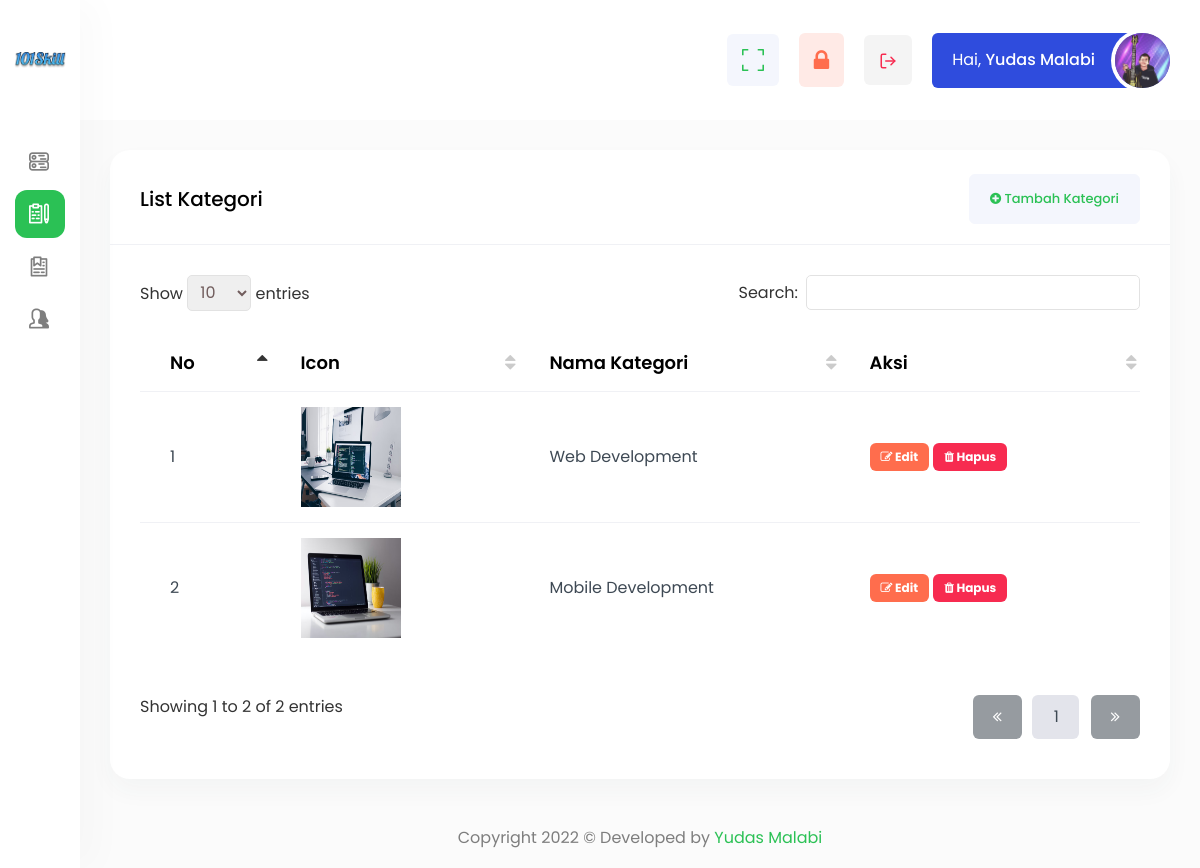
The page /index.php?page=dashboard&content=category&menu=list (signed in) on the database its author committed.
### tables this page shows
CREATE TABLE `user` (
  `id` int(11) NOT NULL,
  `email` varchar(150) NOT NULL,
  `password` text NOT NULL,
  `name` varchar(50) NOT NULL,
  `phone_number` varchar(15) NOT NULL,
  `address` text DEFAULT NULL,
  `photo` text NOT NULL DEFAULT 'default.png',
  `role` enum('admin','public') NOT NULL,
  `created_at` timestamp NOT NULL DEFAULT current_timestamp(),
  `updated_at` timestamp NOT NULL DEFAULT current_timestamp() ON UPDATE current_timestamp()
);

CREATE TABLE `categories` (
  `id` int(11) NOT NULL,
  `icon` text NOT NULL,
  `name` varchar(150) NOT NULL,
  `created_at` timestamp NOT NULL DEFAULT current_timestamp(),
  `updated_at` timestamp NOT NULL DEFAULT current_timestamp() ON UPDATE current_timestamp()
);

### index.php (called while the page is built, shortened)
<?php
new Router();

### app/helpers/uriHelper.php (called while the page is built, shortened)
<?php
class uriHelper
{
    private $base_url = "http://localhost/101skill/";
    public function baseUrl(string $url = null): string
    {
        return $this->base_url . $url;
    }
    public function assetUrl(string $url = null): string
    {
        return $this->base_url . "assets/" . $url;
    }
}
$uriHelper = new uriHelper();

### configs/Config.php (called while the page is built, shortened)
<?php
class Config
{
    private $server = "localhost";
    private $user = "root";
    private $pass = "";
    private $database = "db_skill";
    public function connect_database(): void
    {
        $this->db = new mysqli($this->server, $this->user, $this->pass, $this->database);
    }
}

### app/controllers/UserController.php (called while the page is built, shortened)
<?php
require_once __DIR__ . "/../../configs/Config.php";
require_once __DIR__ . "/../../models/UserModel.php";
class UserController
{
    private $userModel;
    function __construct()
    {
        $this->userModel = new UserModel();
    }
    public function getUser(): array
    {
        return $this->userModel->getCurrentUser();
    }
}

### models/UserModel.php (called while the page is built, shortened)
<?php
require_once __DIR__ . "/../configs/Config.php";
class UserModel extends Config
{
    public function getCurrentUser(): array
    {
        $arr        = array();
        $id         = $_SESSION['user_id'];
        $fetch      = $this->db->query("SELECT * FROM user WHERE id = '$id'")->fetch_object();
        $arr['user_id']         = $fetch->id;
        $arr['address']         = $fetch->address;
        $arr['email']           = $fetch->email;
        $arr['name']            = $fetch->name;
        $arr['phone_number']    = $fetch->phone_number;
        $arr['photo']           = $fetch->photo;
        return $arr;
    }
}

### app/controllers/CategoryController.php (called while the page is built, shortened)
<?php
require_once __DIR__ . "/../../models/CategoryModel.php";
class CategoryController extends Controller implements FormInterface
{
    private $categoryModel;
    function __construct()
    {
        $this->categoryModel = new CategoryModel();
    }
    public function getAll(): array
    {
        return $this->categoryModel->getAll();
    }
}

### models/CategoryModel.php (called while the page is built, shortened)
<?php
require_once __DIR__ . "/../configs/Config.php";
class CategoryModel extends Config implements ModelInterface
{
    public function getAll(): array
    {
        $arr = array();
        $sql = $this->db->query("SELECT * FROM categories");
        while ($data = $sql->fetch_object()) {
            $arr[] = $data;
        }
        return $arr;
    }
}

### views/public/dashboard/category/list.php (the view)
<?php
require_once __DIR__ . "/../../../layouts/dashboard/sidebar.php";
require_once __DIR__ . "/../../../../app/controllers/CategoryController.php";
$category = new CategoryController();
?>
<div class="content-body">
    <div class="container-fluid">
        <div class="row">
            <div class="col-12">
                <div class="card">
                    <div class="card-header">
                        <h4 class="card-title">List Kategori</h4>
                        <a href="<?= $uriHelper->baseUrl("index.php?page=dashboard&content=category&menu=add") ?>" class="btn btn-primary light btn-md"><i class="fa fa-plus-circle"></i> Tambah Kategori</a>
                    </div>
                    <div class="card-body">
                        <div class="table-responsive">
                            <table id="example" class="display" style="min-width: 845px">
                                <thead>
                                    <tr>
                                        <th>No</th>
                                        <th>Icon</th>
                                        <th>Nama Kategori</th>
                                        <th>Aksi</th>
                                    </tr>
                                </thead>
                                <tbody>
                                    <?php
                                    $i = 1;
                                    foreach ($category->getAll() as $list) : ?>
                                        <tr>
                                            <td><?= $i; ?></td>
                                            <td><img height="100" width="100" src="<?= $uriHelper->baseUrl('assets/images/categories/' . $list->icon) ?>" alt="<?= $list->name; ?>"></td>
                                            <td><?= $list->name ?></td>
                                            <td>
                                                <a href="<?= $uriHelper->baseUrl("index.php?page=dashboard&content=category&menu=edit&id=" . $list->id) ?>" class="badge badge-warning"><i class="fa fa-edit"></i> Edit</a>
                                                <a href="<?= $uriHelper->baseUrl("index.php?page=dashboard&content=category&menu=delete&id=" . $list->id) ?>" class="badge badge-danger hapus"><i class="fa fa-trash"></i> Hapus</a>
                                            </td>
                                        </tr>
                                    <?php $i++;
                                    endforeach; ?>
                                </tbody>
                            </table>
                        </div>
                    </div>
                </div>
            </div>
        </div>
    </div>
</div>
<?php
require_once __DIR__ . "/../../../layouts/dashboard/footer.php";
?>

### views/layouts/dashboard/navbar.php (shortened to what this page needs)
<div id="main-wrapper">
    <div class="nav-header">
        <a href="<?= $uriHelper->baseUrl('index.php?page=main&content=home') ?>" class="brand-logo">
            <img class="logo-abbr" src="<?= $uriHelper->assetUrl("images/logo.png") ?>" alt="101Skill">
        </a>
    </div>
    <div class="header">
        <div class="header-content">
            <nav class="navbar navbar-expand">
                <div class="collapse navbar-collapse justify-content-between">
                    <ul class="navbar-nav header-right">
                        <li class="nav-item dropdown notification_dropdown">
                            <a class="nav-link dz-fullscreen primary" href="#">
                            </a>
                        </li>
                        <li class="nav-item dropdown notification_dropdown">
                            <a class="nav-link warning" href="<?= $uriHelper->baseUrl('index.php?page=dashboard&content=changePass') ?>">
                                <i class="fa fa-lock"></i>
                            </a>
                        </li>
                        <li class="nav-item dropdown notification_dropdown">
                            <a href="<?= $uriHelper->baseUrl('index.php?page=dashboard&content=logout') ?>" class="nav-link danger sweetalertNya">
                            </a>
                        </li>
                        <li class="nav-item dropdown header-profile">
                            <a class="nav-link" href="<?= $uriHelper->baseUrl('index.php?page=dashboard&content=profile') ?>" role="button" data-bs-toggle="dropdown">
                                <div class="header-info">
                                    <span>Hai, <strong><?= $getUser['name']; ?></strong></span>
                                </div>
                                <img src="<?= $uriHelper->assetUrl('images/profile/' . $getUser['photo']) ?>" width="20" alt="" />
                            </a>
                        </li>
                    </ul>
                </div>
            </nav>
        </div>
    </div>

### rows shown on the page
user: name "Yudas Malabi", photo (picture)
categories: icon (picture), name "Web Development"
categories: icon (picture), name "Mobile Development"
